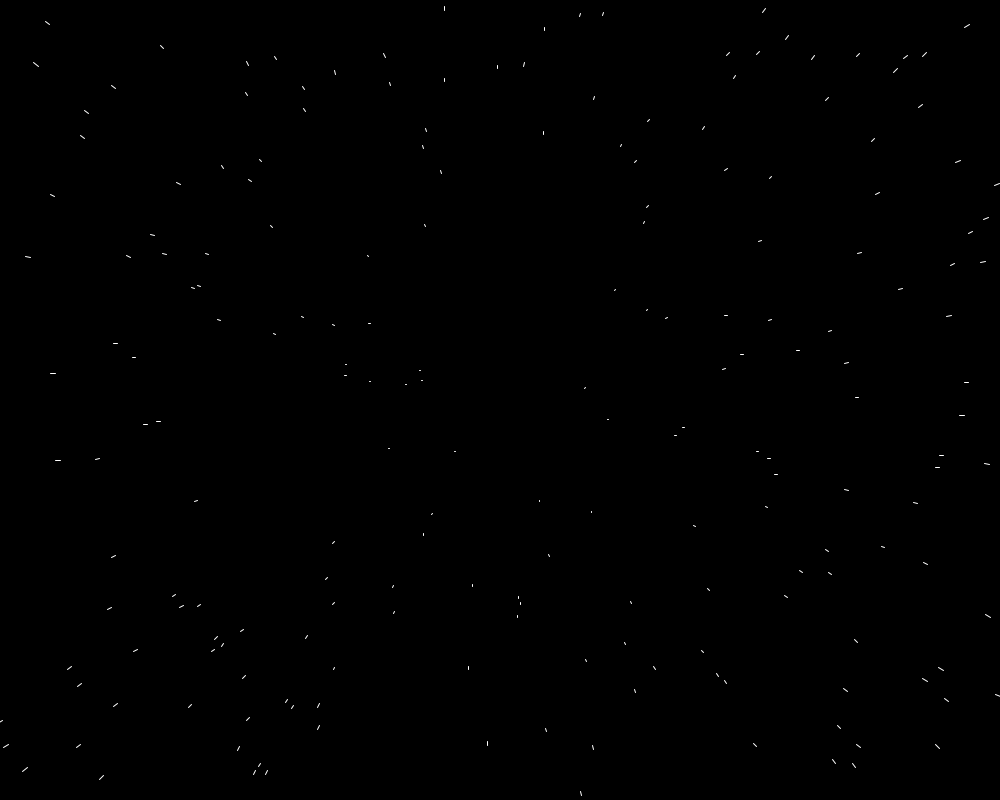
Frame 1 (no input)
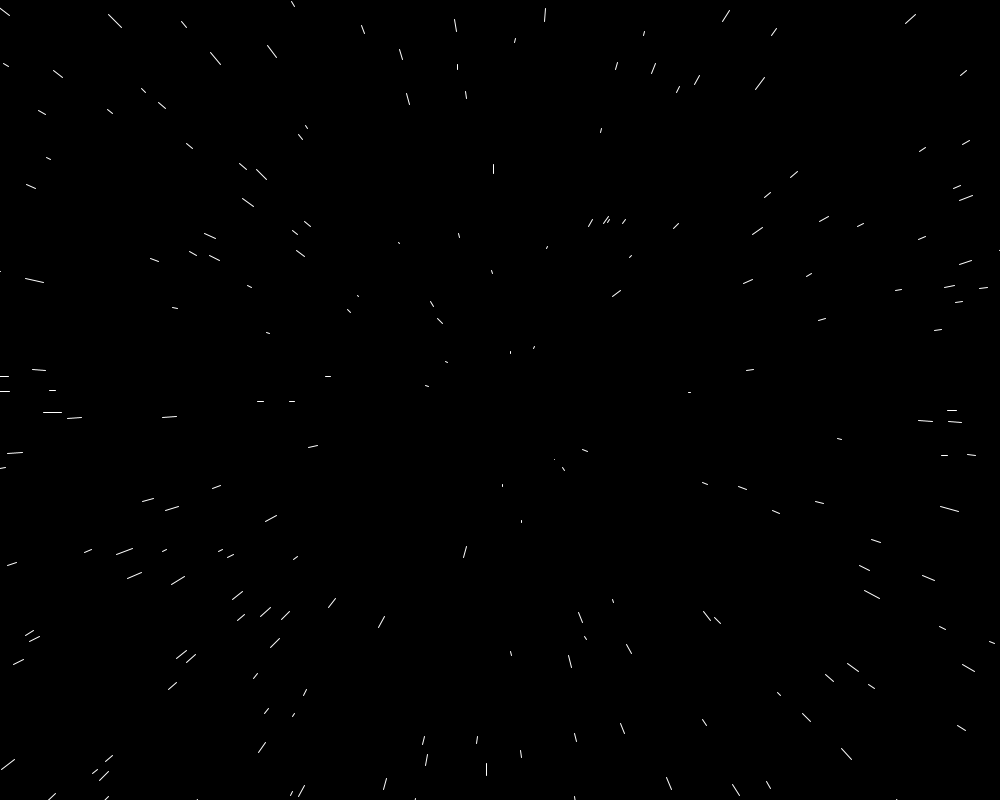
Frame 60 (the mouse pressed at the canvas centre just before this capture)
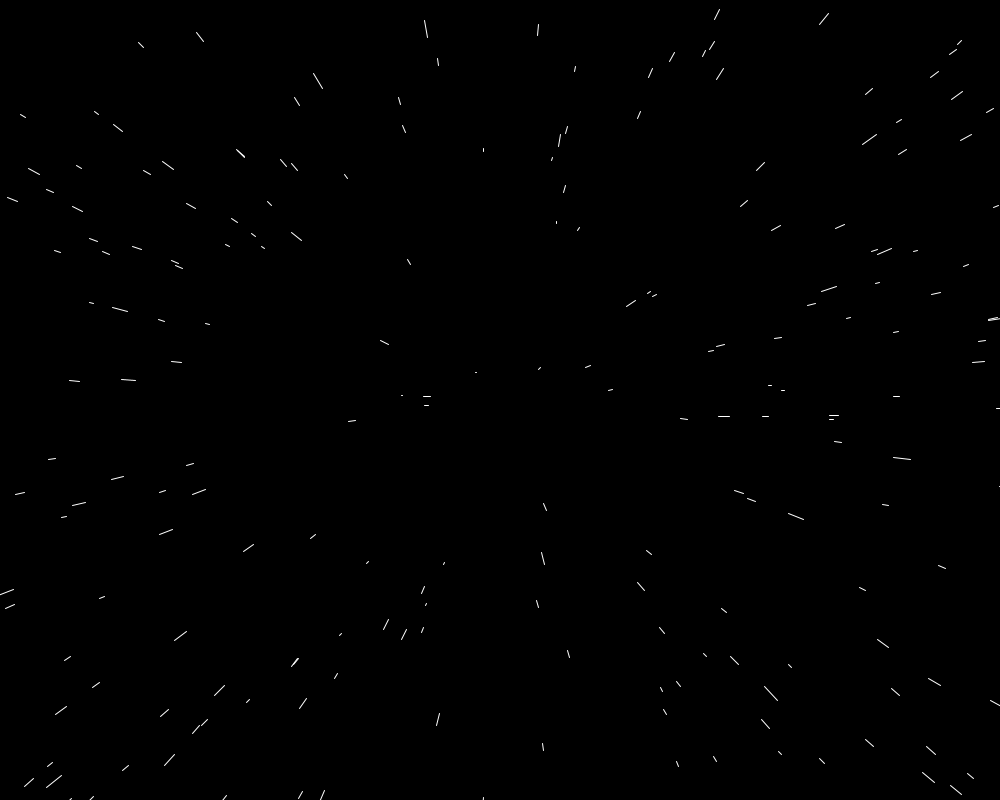
Frame 120 (the mouse held since frame 60 and released just before this capture)

The Processing sketch that drew these frames (run headless with seeded random() and noise(); from frame 60 on, the mouse is pressed at the canvas centre):

// Processing sketch: Start_Field
// ── Start_Field.pde
Node[] nodes = new Node[200];

void setup(){
  size(1000, 800);
  for (int i = 0; i < nodes.length; i++){
    nodes[i] = new Node();
  }
}

void draw(){
  background(0);
  for (int i = 0; i < nodes.length; i++){
    nodes[i].show();
  }
}

// ── Node.pde
class Node{
  float x;
  float y;
  float z;
  float size;
  float px, py;
  float th;
  float speed;
  
  Node(){
    this.x = random(width);
    this.y = random(height);
    this.z = random(1, 5);
    this.size = random(2, 8);
    th = atan((this.y-height/2)/(this.x-width/2));
    if (this.x==width/2){
      this.x += 1;
    }
    this.speed = sqrt(pow(this.x-width/2, 2)+pow(this.y-height/2, 2))/100;
  }
  
  void show(){
    if (this.x>=width/2){
      this.px = this.x + this.speed*cos(th);
      this.py = this.y + this.speed*sin(th);
    }else{
      this.px = this.x - this.speed*cos(th);
      this.py = this.y - this.speed*sin(th);
    }
    this.speed += 0.5;
    stroke(255);
    line(this.x, this.y, this.px, this.py);
    this.x = px;
    this.y = py;
    
    if (abs(this.x-width/2)>width/2 || abs(this.y-height/2)>height/2){
      this.x = random(width);
      this.y = random(height);
      this.z = random(1, 5);
      this.size = random(2, 8);
      th = atan((this.y-height/2)/(this.x-width/2));
      if (this.x==width/2){
        this.x += 1;
      }
      this.speed = sqrt(pow(this.x-width/2, 2)+pow(this.y-height/2, 2))/100;
    }
    
  }
  
}
